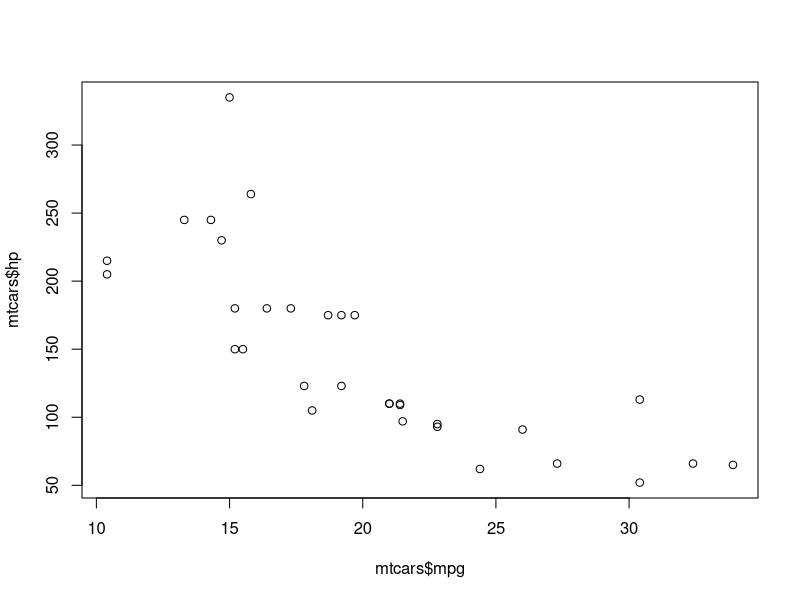
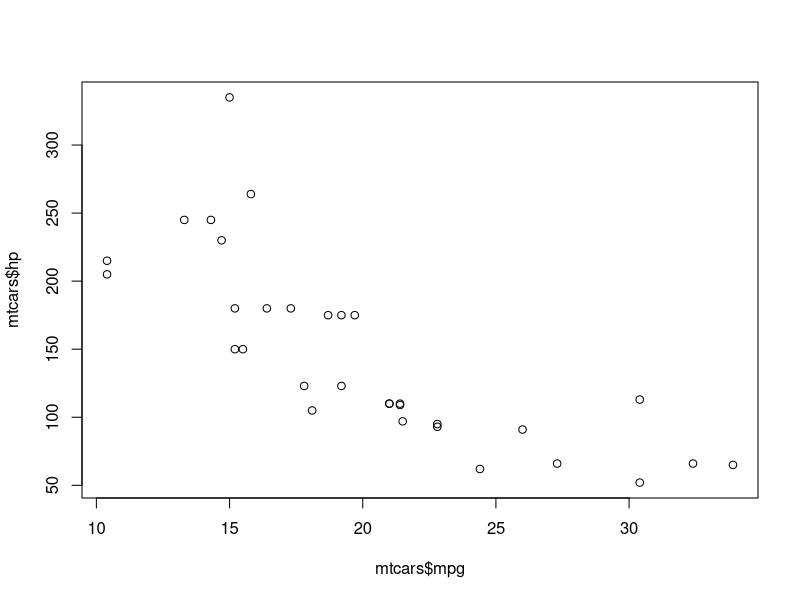

R code for these plots, in order:
## ---- chunk 1
knitr::opts_chunk$set(echo = FALSE)
## ---- chunk 2
# aqui a gente coloca o código em R

1+1
## ---- chunk 3
knitr::kable(mtcars)
## ---- chunk 4
plot(mtcars$mpg, mtcars$hp)
## ---- chunk 5
plot(mtcars$mpg, mtcars$hp)
